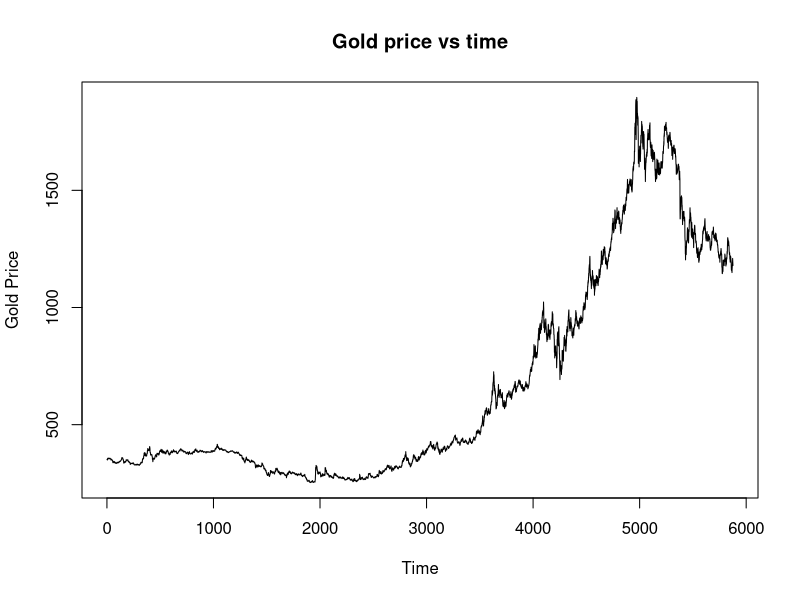

Write the R code that produced this figure. (Note: this script raises an error after producing the figure.)
rm(list = ls())

d = read.csv('Data_gold.txt', header = FALSE);
d = d[, 'V4'];
# print(d)

# a
d = ts(d);
plot.ts(d, ylab = 'Gold Price', main = 'Gold price vs time');
dev.copy(png, "plots/plot1_a.png")
dev.off ()

# b
X = log(d[-1]) - log(d[-length(d)]);
X_ts = ts(X);
plot.ts(X_ts, ylab="Log returns of Gold", main = "Log returns of Gold vs Time");
dev.copy(png, "plots/plot1_b.png");
dev.off ();

# c
acf(X);
dev.copy(png, "plots/plot1_c.png"); dev.off ();
pacf(X)
dev.copy(png, "plots/plot1_d.png"); dev.off ();

# d
X_ar = ar(X);
print(X_ar);

# e
pred = predict(X_ar, n.ahead = 3);
print(pred);
plot(pred$pred, ylab = "Log returns", main = "3-step Prediction of Log returns");
dev.copy(png, "plots/plot1_e.png"); dev.off ();